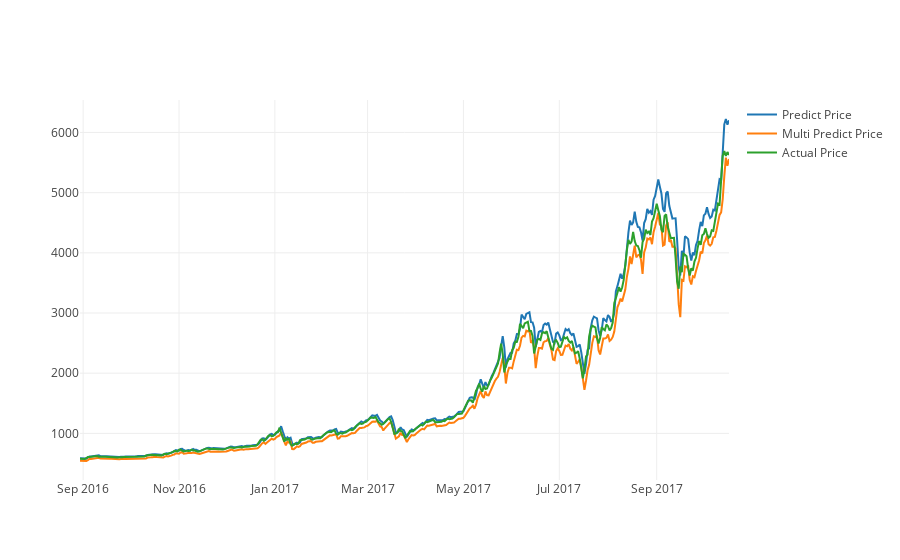

Source (notebook cell):
### Markdown cell above
#### Plot line graph with actual price, predicted price with feature `Weighted Price`, predicted price with features `Volume` and `Weighted Price`

### Code cell
actual_chart = go.Scatter(x=predictDates, y=inv_y, name= 'Actual Price')
multi_predict_chart = go.Scatter(x=predictDates, y=inv_yhat, name= 'Multi Predict Price')
predict_chart = go.Scatter(x=predictDates, y=yhat_reshape, name= 'Predict Price')
py.iplot([predict_chart, multi_predict_chart, actual_chart])

### Figure 1 — Plotly figure (JSON) as saved in the notebook; plotly's stock layout.template omitted (floating-point values rounded to 4 significant figures; data arrays with more than 128 entries replaced by an {"elided": "..."} marker saying what was removed)
{"data": [{"name": "Predict Price", "type": "scatter", "x": {"elided": "414 str values"}, "y": {"elided": "414 float values"}}, {"name": "Multi Predict Price", "type": "scatter", "x": {"elided": "414 str values"}, "y": {"elided": "414 float values"}}, {"name": "Actual Price", "type": "scatter", "x": {"elided": "414 str values"}, "y": {"elided": "414 float values"}}], "layout": {}}
